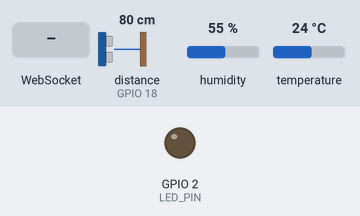
Recording of a sketch running on a simulated ESP32. Parts: output pins drawn as LEDs (lit = HIGH). Wiring (inferred from the names in the program): ultrasonic range finder: trigger GPIO 5; echo GPIO 18. The test bench sets the inputs (shaded band); at power-on: distance to the obstacle (sensor on GPIO 18) 80 cm, humidity 55 %, temperature 24 °C. The echo pulse lasts 58.3 µs per cm; WiFi joins after 1.5 s; servers stay silent unless stated; pins used as bus, display or sensor lines are not drawn; what the sketch prints to the serial monitor is not drawn.

Above: at 2.7 s.
2.8 s: WebSocket text "LED_ON" received
At 4.1 s:
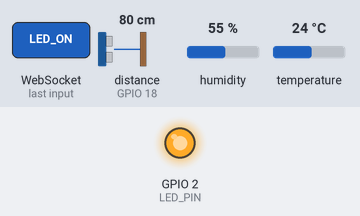
4.4 s: WebSocket text "LED_OFF" received
At 5.3 s:
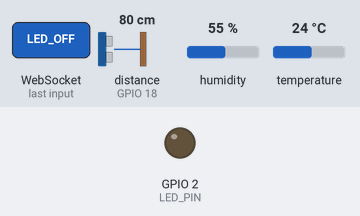
Timing chart, 0 to 7.4 s (numbered marks = the images above; inputs shaded):
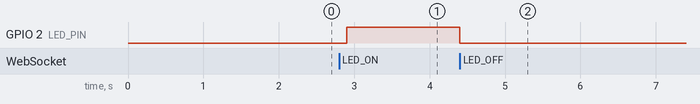

The sketch:

wifi_mode.ino
```cpp
#include <WiFi.h>
#include <WebSocketsServer.h>
#include <DHT.h>

// Wi-Fi 資訊
const char* ssid = "tiramisu";
const char* password = "0905348451";

// DHT11
#define DHTPIN 4
#define DHTTYPE DHT11
DHT dht(DHTPIN, DHTTYPE);

// LED
#define LED_PIN 2
bool ledState = false;

// 超音波模組
#define TRIG_PIN 5
#define ECHO_PIN 18

// WebSocket Server
WebSocketsServer webSocket(81);

// HTTP Server
WiFiServer server(80);

// 網頁 HTML
const char HTML_PAGE[] PROGMEM = R"rawliteral(
<!DOCTYPE html>
<html lang="en">
<head>
  <meta charset="UTF-8">
  <meta name="viewport" content="width=device-width, initial-scale=1.0">
  <title>DHT 11 LED</title>
  <style>
    body {
      font-family: Arial, sans-serif;
      text-align: center;
      margin-top: 50px;
    }
    .button {
      display: inline-block;
      padding: 10px 20px;
      margin: 10px;
      font-size: 16px;
      cursor: pointer;
      border-radius: 5px;
      border: none;
    }
    .on {
      background-color: green;
      color: white;
    }
    .off {
      background-color: red;
      color: white;
    }
  </style>
  <script>
    let socket;
    function initWebSocket() {
      socket = new WebSocket(`ws://${location.hostname}:81/`);
      socket.onmessage = function(event) {
        const data = event.data.split(",");
        document.getElementById("temperature").innerText = data[0].split(":")[1] + " °C";
        document.getElementById("humidity").innerText = data[1].split(":")[1] + " %";
        document.getElementById("distance").innerText = data[2].split(":")[1] + " cm";
      };
    }
    function ledOn() {
      socket.send("LED_ON");
    }
    function ledOff() {
      socket.send("LED_OFF");
    }
    window.onload = initWebSocket;
  </script>
</head>
<body>
  <h1>DHT 11 LED</h1>
  <p>Temperature: <span id="temperature">--</span></p>
  <p>Humidity: <span id="humidity">--</span></p>
  <p>Distance: <span id="distance">--</span></p>
  <button class="button on" onclick="ledOn()">LED On</button>
  <button class="button off" onclick="ledOff()">LED Off</button>
</body>
</html>
)rawliteral";

void handleWebSocketMessage(uint8_t num, uint8_t *payload, size_t length) {
  String message = (char*)payload;
  if (message == "LED_ON") {
    ledState = true;
    digitalWrite(LED_PIN, HIGH);
  } else if (message == "LED_OFF") {
    ledState = false;
    digitalWrite(LED_PIN, LOW);
  }
}

void webSocketEvent(uint8_t num, WStype_t type, uint8_t *payload, size_t length) {
  if (type == WStype_TEXT) {
    handleWebSocketMessage(num, payload, length);
  }
}

// 測量超音波距離
float measureDistance() {
  digitalWrite(TRIG_PIN, LOW);
  delayMicroseconds(2);
  digitalWrite(TRIG_PIN, HIGH);
  delayMicroseconds(10);
  digitalWrite(TRIG_PIN, LOW);
  long duration = pulseIn(ECHO_PIN, HIGH);
  return duration * 0.034 / 2.0; // 計算距離（單位：cm）
}

void setup() {
  Serial.begin(115200);
  WiFi.begin(ssid, password);
  while (WiFi.status() != WL_CONNECTED) {
    delay(500);
    Serial.print(".");
  }
  Serial.println("\nWiFi connected.");
  Serial.print("IP Address: ");
  Serial.println(WiFi.localIP());

  dht.begin();
  pinMode(LED_PIN, OUTPUT);
  digitalWrite(LED_PIN, LOW);

  pinMode(TRIG_PIN, OUTPUT);
  pinMode(ECHO_PIN, INPUT);

  webSocket.begin();
  webSocket.onEvent(webSocketEvent);

  server.begin();
}

void loop() {
  webSocket.loop();

  float temperature = dht.readTemperature();
  float humidity = dht.readHumidity();
  float distance = measureDistance();

  if (isnan(temperature) || isnan(humidity)) {
    temperature = 0.0;
    humidity = 0.0;
  }

  String data = String("TEMP:") + temperature +
                ",HUMID:" + humidity +
                ",DIST:" + distance;
  webSocket.broadcastTXT(data);

  WiFiClient client = server.available();
  if (client) {
    client.println("HTTP/1.1 200 OK");
    client.println("Content-Type: text/html");
    client.println("Connection: close");
    client.println();
    client.println(HTML_PAGE);
    client.stop();
  }

  delay(100); // 每秒更新
}
```

Measured:
- after the input at 2.8 s, GPIO 2 (LED_PIN): LOW → HIGH after 0.10 s
- after the input at 4.4 s, GPIO 2 (LED_PIN): HIGH → LOW at once
